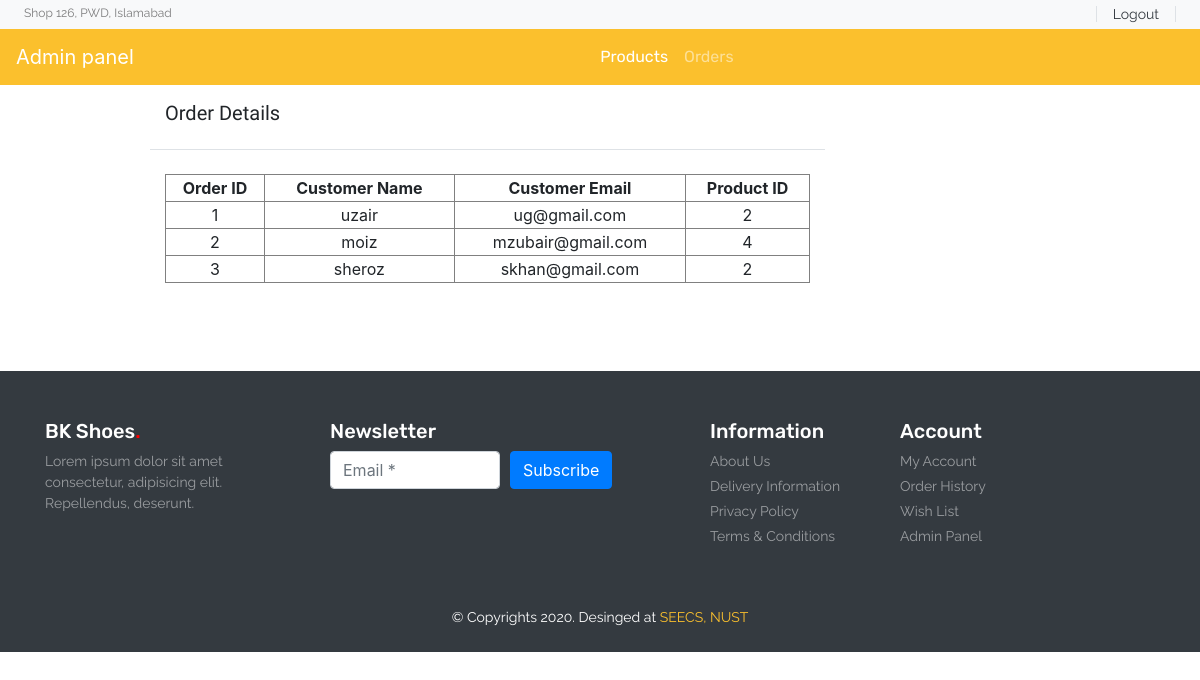
The app's page /order.php with its own data.
### tables this page shows
CREATE TABLE IF NOT EXISTS `orders` (
  `order_id` int(11) NOT NULL AUTO_INCREMENT,
  `customer_name` varchar(50) NOT NULL,
  `customer_email` varchar(50) NOT NULL,
  `product_id` int(11) NOT NULL,
  PRIMARY KEY (`order_id`)
);

### order.php (called while the page is built, shortened)
<?php
include ('admin-header.php');
?>
<?php
  include ('Template/_order.php');
?>
<?php
include ('footer.php');
?>

### Template/_order.php (the view, shortened to what this page needs)
<?php
include(".\config.php");
$result = mysqli_query($conn, "SELECT * FROM `orders`");
?>
<section id="cart" class="py-3 mb-5">
    <div class="container-fluid w-75">
        <h5 class="font-baloo font-size-20">Order Details</h5>
        <div class="row">
            <div class="col-sm-9">
                    <div class="row border-top py-3 mt-3">
                        <div class="col-sm-12 text-center py-2">
                        <table width='100%' border=1>
                        <tr >
                        <th>Order ID</th>
                        <th>Customer Name</th>
                         <th>Customer Email</th>
                        <th>Product ID</th>
                        </tr>
                          <?php
                          while($res = mysqli_fetch_array($result)){
                              echo "<tr>";
                              echo "<td>".$res['order_id']."</td>";
                              echo "<td>".$res['customer_name']."</td>";
                              echo "<td>".$res['customer_email']."</td>";
                              echo "<td>".$res['product_id']."</td>";
                              echo "</tr>";
                          }
                          ?>
                          </table>
                        </div>
                    </div>
            </div>

### style.css (style rules this page uses)
.font-baloo { font-family: "Baloo Thambi 2", cursive; }
.font-size-20 { font-size: 20px; }

### records on screen
orders: order_id "1", customer_name "uzair", customer_email "ug@gmail.com", product "2"
orders: order_id "2", customer_name "moiz", customer_email "mzubair@gmail.com", product "4"
orders: order_id "3", customer_name "sheroz", customer_email "skhan@gmail.com", product "2"
